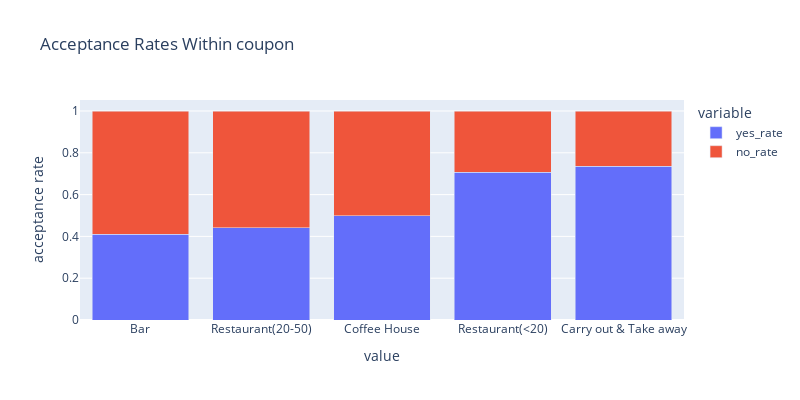

Notebook source saved alongside this figure:
### Markdown cell above
#### Choose a Coupon Type

### Code cell
# Choose a coupon type
coupon_rates = analyze_column(data,'coupon',True,False)

### Figure 1 — Plotly figure (JSON) as saved in the notebook; plotly's stock layout.template omitted (floating-point values rounded to 4 significant figures)
{"data": [{"alignmentgroup": "True", "hovertemplate": "variable=yes_rate<br>value=%{x}<br>acceptance rate=%{y}<extra></extra>", "legendgroup": "yes_rate", "marker": {"color": "#636efa", "pattern": {"shape": ""}}, "name": "yes_rate", "offsetgroup": "yes_rate", "orientation": "v", "showlegend": true, "textposition": "auto", "type": "bar", "x": ["Bar", "Restaurant(20-50)", "Coffee House", "Restaurant(<20)", "Carry out & Take away"], "xaxis": "x", "y": [0.41, 0.441, 0.4992, 0.7071, 0.7355], "yaxis": "y"}, {"alignmentgroup": "True", "hovertemplate": "variable=no_rate<br>value=%{x}<br>acceptance rate=%{y}<extra></extra>", "legendgroup": "no_rate", "marker": {"color": "#EF553B", "pattern": {"shape": ""}}, "name": "no_rate", "offsetgroup": "no_rate", "orientation": "v", "showlegend": true, "textposition": "auto", "type": "bar", "x": ["Bar", "Restaurant(20-50)", "Coffee House", "Restaurant(<20)", "Carry out & Take away"], "xaxis": "x", "y": [0.59, 0.559, 0.5008, 0.2929, 0.2645], "yaxis": "y"}], "layout": {"barmode": "stack", "height": 400, "legend": {"title": {"text": "variable"}, "tracegroupgap": 0}, "title": {"text": "Acceptance Rates Within coupon"}, "width": 800, "xaxis": {"anchor": "y", "domain": [0, 1], "title": {"text": "value"}}, "yaxis": {"anchor": "x", "domain": [0, 1], "title": {"text": "acceptance rate"}}}}
